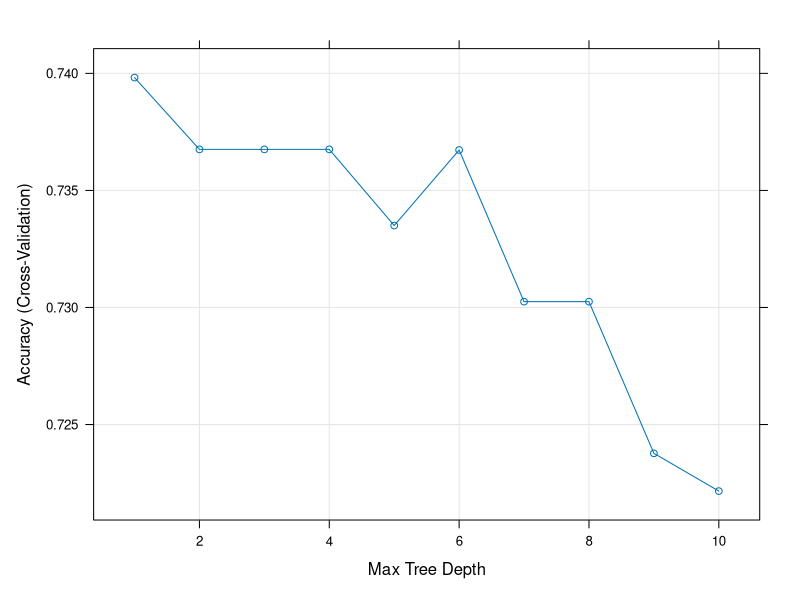

This chart was generated by the following R code:
## ---- chunk 1
knitr::opts_chunk$set(message = FALSE)
## ---- chunk 2
library(mlbench)
data(PimaIndiansDiabetes)
df <- PimaIndiansDiabetes
## ---- chunk 3
set.seed(2020)


## ---- chunk 4
# Since diabetes is the 9th column I am going to rename it as the
# target variable
names(df)[9] <- 'target'


## ---- chunk 5
# Check to make sure the target variable worked:

names(df)

## ---- chunk 6

library(caret)
splitIndex <- createDataPartition(df$target, p = 0.80,
                                  list = FALSE)
df_train <- df[ splitIndex,]
df_test <- df[-splitIndex,]

## ---- chunk 7
# The maxdepth for this must be 1 through 10:
tuneGrid = expand.grid(maxdepth = 1:10)

# Use cross validation:
trControl = trainControl(method = "cv",
                         number = 10)

tree_approach2 <- train(target~., data = df_train,
                        method = "rpart2",
                        trControl = trControl,
                        tuneGrid = tuneGrid)




## ---- chunk 8
# Plot the results from approach 2:

plot(tree_approach2)


## ---- chunk 9

print(tree_approach2)


## ---- chunk 10
# Accuracy of the tuned decision tree from the previous problem is shown below:
pred <- predict(tree_approach2, df_test)
cm <- confusionMatrix(data = pred, reference = df_test$target, positive = "pos")
cm$overall[1]





